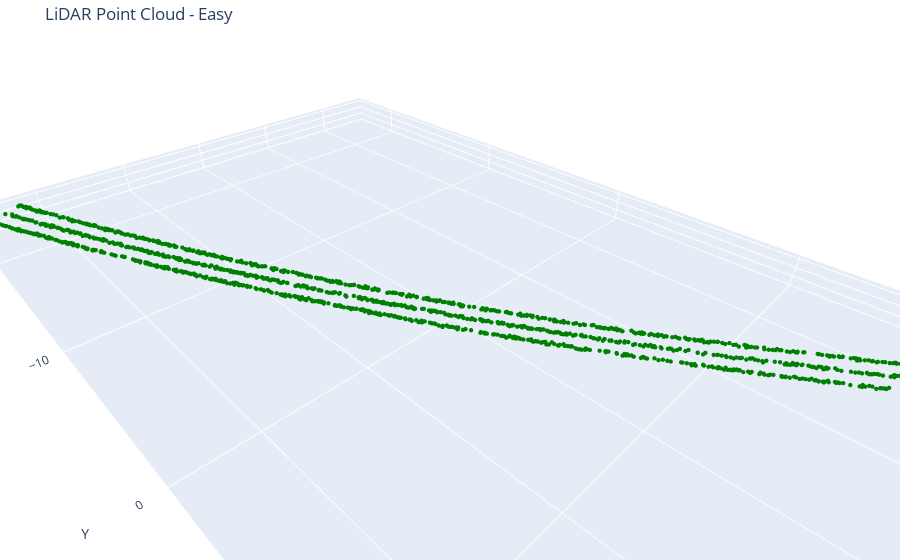
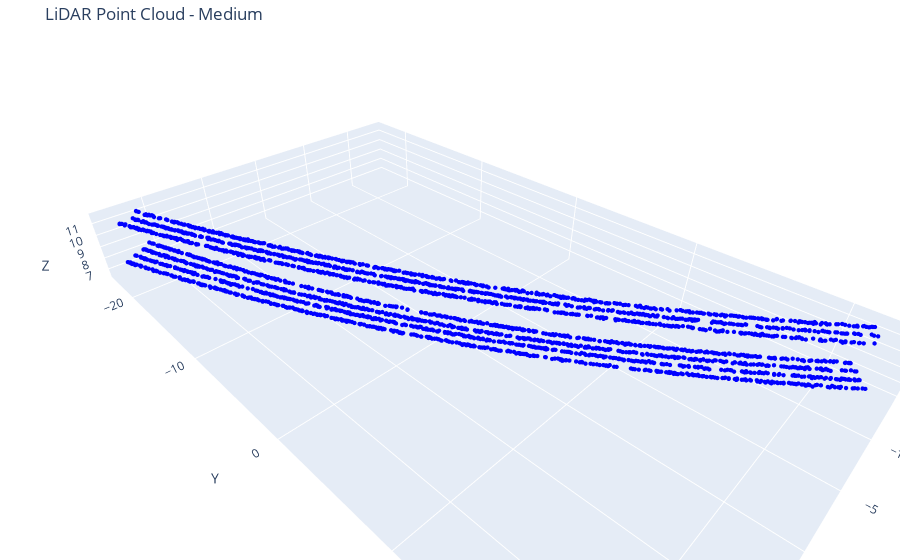

The notebook cell saved with these charts, in order:
### Markdown cell above
* **big-picture sanity check** :  seperation between clusters is visible &rarr; good candidates for DBSCAN or HDBSCAN clustering..

### Code cell
for label, path in files.items():
    df = pd.read_parquet(path)
    
    fig = go.Figure(data=[go.Scatter3d(
        x=df['x'], y=df['y'], z=df['z'],
        mode='markers',
        marker=dict(size=1.5, color=colors[label]),
        name=label
    )])
    
    fig.update_layout(
        title=f"LiDAR Point Cloud - {label}",
        scene=dict(
            xaxis_title='X',
            yaxis_title='Y',
            zaxis_title='Z', 
            aspectmode='data'
        ),
        margin=dict(l=0, r=0, b=0, t=40)
    )
    
    fig.show()

### Figure 1 — Plotly figure (JSON) as saved in the notebook; plotly's stock layout.template omitted (floating-point values rounded to 4 significant figures; data arrays with more than 128 entries replaced by an {"elided": "..."} marker saying what was removed)
{"data": [{"marker": {"color": "green", "size": 1.5}, "mode": "markers", "name": "Easy", "type": "scatter3d", "x": {"elided": "1502 float values"}, "y": {"elided": "1502 float values"}, "z": {"elided": "1502 float values"}}], "layout": {"margin": {"b": 0, "l": 0, "r": 0, "t": 40}, "scene": {"aspectmode": "data", "xaxis": {"title": {"text": "X"}}, "yaxis": {"title": {"text": "Y"}}, "zaxis": {"title": {"text": "Z"}}}, "title": {"text": "LiDAR Point Cloud - Easy"}}}

### Figure 2 — Plotly figure (JSON) as saved in the notebook; plotly's stock layout.template omitted (floating-point values rounded to 4 significant figures; data arrays with more than 128 entries replaced by an {"elided": "..."} marker saying what was removed)
{"data": [{"marker": {"color": "blue", "size": 1.5}, "mode": "markers", "name": "Medium", "type": "scatter3d", "x": {"elided": "2803 float values"}, "y": {"elided": "2803 float values"}, "z": {"elided": "2803 float values"}}], "layout": {"margin": {"b": 0, "l": 0, "r": 0, "t": 40}, "scene": {"aspectmode": "data", "xaxis": {"title": {"text": "X"}}, "yaxis": {"title": {"text": "Y"}}, "zaxis": {"title": {"text": "Z"}}}, "title": {"text": "LiDAR Point Cloud - Medium"}}}
